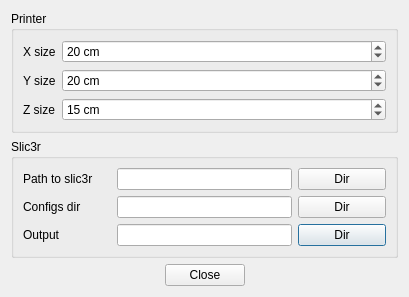
<?xml version="1.0" encoding="UTF-8"?>
<ui version="4.0">
 <class>OptionDialog</class>
 <widget class="QDialog" name="OptionDialog">
  <property name="geometry">
   <rect>
    <x>0</x>
    <y>0</y>
    <width>409</width>
    <height>272</height>
   </rect>
  </property>
  <property name="windowTitle">
   <string>Dialog</string>
  </property>
  <layout class="QVBoxLayout" name="verticalLayout">
   <item>
    <widget class="QGroupBox" name="groupBox">
     <property name="title">
      <string>Printer</string>
     </property>
     <layout class="QFormLayout" name="formLayout">
      <property name="fieldGrowthPolicy">
       <enum>QFormLayout::AllNonFixedFieldsGrow</enum>
      </property>
      <item row="0" column="0">
       <widget class="QLabel" name="label">
        <property name="text">
         <string>X size</string>
        </property>
       </widget>
      </item>
      <item row="0" column="1">
       <widget class="QSpinBox" name="sizeX">
        <property name="suffix">
         <string> cm</string>
        </property>
        <property name="value">
         <number>20</number>
        </property>
       </widget>
      </item>
      <item row="1" column="0">
       <widget class="QLabel" name="label_2">
        <property name="text">
         <string>Y size</string>
        </property>
       </widget>
      </item>
      <item row="1" column="1">
       <widget class="QSpinBox" name="sizeY">
        <property name="suffix">
         <string> cm</string>
        </property>
        <property name="value">
         <number>20</number>
        </property>
       </widget>
      </item>
      <item row="2" column="0">
       <widget class="QLabel" name="label_3">
        <property name="text">
         <string>Z size</string>
        </property>
       </widget>
      </item>
      <item row="2" column="1">
       <widget class="QSpinBox" name="sizeZ">
        <property name="suffix">
         <string> cm</string>
        </property>
        <property name="value">
         <number>15</number>
        </property>
       </widget>
      </item>
     </layout>
    </widget>
   </item>
   <item>
    <widget class="QGroupBox" name="groupBox_2">
     <property name="title">
      <string>Slic3r</string>
     </property>
     <layout class="QGridLayout" name="gridLayout">
      <item row="0" column="0">
       <widget class="QLabel" name="label_4">
        <property name="text">
         <string>Path to slic3r</string>
        </property>
       </widget>
      </item>
      <item row="0" column="1" colspan="2">
       <widget class="QLineEdit" name="slicerDir"/>
      </item>
      <item row="1" column="0">
       <widget class="QLabel" name="label_5">
        <property name="text">
         <string>Configs dir</string>
        </property>
       </widget>
      </item>
      <item row="1" column="1" colspan="2">
       <widget class="QLineEdit" name="configDir"/>
      </item>
      <item row="2" column="0">
       <widget class="QLabel" name="label_6">
        <property name="text">
         <string>Output</string>
        </property>
       </widget>
      </item>
      <item row="2" column="1" colspan="2">
       <widget class="QLineEdit" name="outputDir"/>
      </item>
      <item row="2" column="3">
       <widget class="QPushButton" name="outputDirBtn">
        <property name="text">
         <string>Dir</string>
        </property>
       </widget>
      </item>
      <item row="1" column="3">
       <widget class="QPushButton" name="configDirBtn">
        <property name="text">
         <string>Dir</string>
        </property>
       </widget>
      </item>
      <item row="0" column="3">
       <widget class="QPushButton" name="slicerDirBtn">
        <property name="text">
         <string>Dir</string>
        </property>
       </widget>
      </item>
     </layout>
    </widget>
   </item>
   <item>
    <widget class="QWidget" name="widget" native="true">
     <property name="maximumSize">
      <size>
       <width>16777215</width>
       <height>25</height>
      </size>
     </property>
     <layout class="QHBoxLayout" name="horizontalLayout">
      <property name="margin">
       <number>0</number>
      </property>
      <item>
       <spacer name="horizontalSpacer">
        <property name="orientation">
         <enum>Qt::Horizontal</enum>
        </property>
        <property name="sizeHint" stdset="0">
         <size>
          <width>40</width>
          <height>20</height>
         </size>
        </property>
       </spacer>
      </item>
      <item>
       <widget class="QPushButton" name="closeBtn">
        <property name="text">
         <string>Close</string>
        </property>
       </widget>
      </item>
      <item>
       <spacer name="horizontalSpacer_2">
        <property name="orientation">
         <enum>Qt::Horizontal</enum>
        </property>
        <property name="sizeHint" stdset="0">
         <size>
          <width>40</width>
          <height>20</height>
         </size>
        </property>
       </spacer>
      </item>
     </layout>
    </widget>
   </item>
  </layout>
 </widget>
 <resources/>
 <connections/>
</ui>
